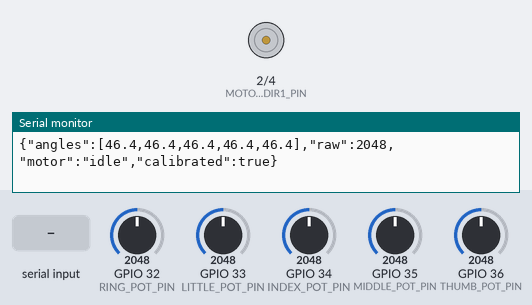
Bench run of a sketch on a simulated ESP32. Parts: motor-driver pin pairs drawn as motors (green arrow = first pin HIGH = forward, orange = second pin HIGH = backward, longer = more drive, scaled by the enable pin), the last lines printed to the serial monitor. Inputs (shaded band) come from the test bench; at power-on: GPIO 34 (INDEX_POT_PIN) = 2048, GPIO 32 (RING_POT_PIN) = 2048, GPIO 33 (LITTLE_POT_PIN) = 2048, GPIO 35 (MIDDLE_POT_PIN) = 2048, GPIO 36 (THUMB_POT_PIN) = 2048 (analog values on the 0–4095 scale).

Above: at 1.2 s.
1.3 s: "OPEN\n" received over Serial
At 1.8 s:
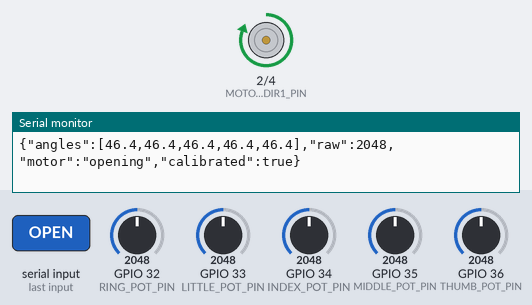
4.3 s: "CLOSE\n" received over Serial
At 5.3 s:
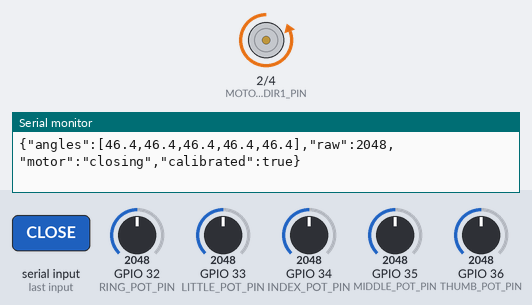
7.3 s: "GOTO:\n" received over Serial
At 8.5 s:
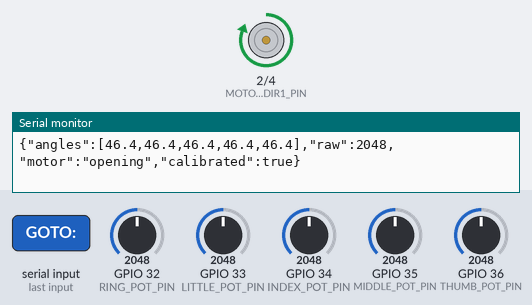
8.8 s: GPIO 34 (INDEX_POT_PIN) set to 460
At 10.1 s:
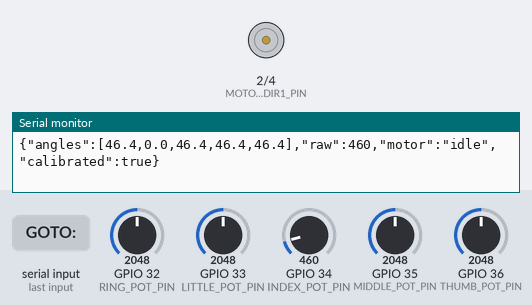
Timing chart, 0 to 11.3 s (numbered marks = the images above; inputs shaded):
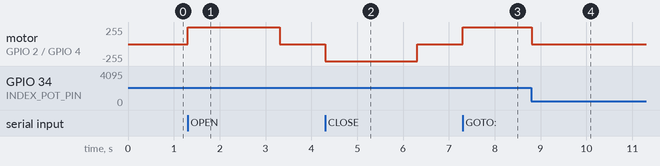

The sketch:

neurokinetics_glove.ino
```cpp
/*
  NEUROKINETICS - FIVE FINGER GLOVE
  ESP32 DevKit V1 + N20 motor driver + five potentiometers.

  Potentiometer pins (same as the user's bench-tested demo):
    Index GPIO34, Middle GPIO35, Ring GPIO32, Little GPIO33, Thumb GPIO36
  Motor driver: DIR1 GPIO2, DIR2 GPIO4, PWM GPIO5

  USB serial: 115200 baud. Emits one JSON object per line in the format
  expected by the NeuroKinetics web dashboard:
    {"angles":[thumb,index,middle,ring,little],"raw":1234,"motor":"idle","calibrated":true}
  Angles use the user's demo calibration range (ADC 500..3500 => 0..90 deg).

  Commands: OPEN, CLOSE (2-second safety jog), STOP, GOTO:45, PING.
  Motor is OFF at startup. Test the motor with the glove off the hand.
*/
#include <Arduino.h>
#include <math.h>

#define MOTOR_DIR1_PIN 2
#define MOTOR_DIR2_PIN 4
#define MOTOR_PWM_PIN 5
#define INDEX_POT_PIN 34
#define MIDDLE_POT_PIN 35
#define RING_POT_PIN 32
#define LITTLE_POT_PIN 33
#define THUMB_POT_PIN 36

static const int ADC_MIN = 500;
static const int ADC_MAX = 3500;
static const float MAX_ANGLE = 90.0f;
static const unsigned long JOG_MS = 2000;
static const unsigned long GOTO_TIMEOUT_MS = 4000;
static const unsigned long SAMPLE_MS = 20;
static const unsigned long STREAM_MS = 100;
static const int MOTOR_PWM_FREQ = 20000;
static const int MOTOR_PWM_RESOLUTION = 8;
static const int MOTOR_POWER = 255; // full 8-bit duty; keep motor unloaded for initial test

enum MotorMode { IDLE, OPENING, CLOSING, GOTO_OPENING, GOTO_CLOSING };
MotorMode motorMode = IDLE;
unsigned long moveStarted = 0, lastSample = 0, lastStream = 0;
float angles[5] = {0, 0, 0, 0, 0}; // [thumb,index,middle,ring,little]
int rawIndex = 0;
float targetAngle = 0;
char commandBuffer[40];
uint8_t commandLength = 0;

int readAverage(int pin) {
  uint32_t total = 0;
  for (int i = 0; i < 8; ++i) total += analogRead(pin);
  return (int)(total / 8);
}
float toAngle(int raw) {
  float a = ((float)(raw - ADC_MIN) / (float)(ADC_MAX - ADC_MIN)) * MAX_ANGLE;
  return constrain(a, 0.0f, MAX_ANGLE);
}
void motorStop() {
  ledcWrite(MOTOR_PWM_PIN, 0);
  digitalWrite(MOTOR_DIR1_PIN, LOW);
  digitalWrite(MOTOR_DIR2_PIN, LOW);
  motorMode = IDLE;
}
void motorOpen() {
  digitalWrite(MOTOR_DIR1_PIN, HIGH);
  digitalWrite(MOTOR_DIR2_PIN, LOW);
  ledcWrite(MOTOR_PWM_PIN, MOTOR_POWER);
  motorMode = OPENING;
  moveStarted = millis();
}
void motorClose() {
  digitalWrite(MOTOR_DIR1_PIN, LOW);
  digitalWrite(MOTOR_DIR2_PIN, HIGH);
  ledcWrite(MOTOR_PWM_PIN, MOTOR_POWER);
  motorMode = CLOSING;
  moveStarted = millis();
}
const char* motorText() {
  if (motorMode == OPENING || motorMode == GOTO_OPENING) return "opening";
  if (motorMode == CLOSING || motorMode == GOTO_CLOSING) return "closing";
  return "idle";
}
void sampleSensors() {
  int rawThumb = readAverage(THUMB_POT_PIN);
  rawIndex = readAverage(INDEX_POT_PIN);
  int rawMiddle = readAverage(MIDDLE_POT_PIN);
  int rawRing = readAverage(RING_POT_PIN);
  int rawLittle = readAverage(LITTLE_POT_PIN);
  angles[0] = toAngle(rawThumb);
  angles[1] = toAngle(rawIndex);
  angles[2] = toAngle(rawMiddle);
  angles[3] = toAngle(rawRing);
  angles[4] = toAngle(rawLittle);
}
void sendEvent(const char* eventName) {
  Serial.print("{\"event\":\""); Serial.print(eventName);
  Serial.print("\",\"angle\":"); Serial.print(angles[1], 1); Serial.println("}");
}
void streamReading() {
  Serial.print("{\"angles\":[");
  for (int i = 0; i < 5; ++i) { if (i) Serial.print(','); Serial.print(angles[i], 1); }
  Serial.print("],\"raw\":"); Serial.print(rawIndex);
  Serial.print(",\"motor\":\""); Serial.print(motorText());
  Serial.println("\",\"calibrated\":true}");
}
void startGoto(float target) {
  targetAngle = constrain(target, 0.0f, 90.0f);
  if (fabsf(targetAngle - angles[1]) < 0.8f) { motorStop(); sendEvent("REACHED"); return; }
  if (targetAngle > angles[1]) {
    motorClose(); motorMode = GOTO_CLOSING;
  } else {
    motorOpen(); motorMode = GOTO_OPENING;
  }
}
void handleCommand(char* cmd) {
  if (!strcmp(cmd, "STOP")) { motorStop(); sendEvent("STOPPED"); }
  else if (!strcmp(cmd, "OPEN")) motorOpen();
  else if (!strcmp(cmd, "CLOSE")) motorClose();
  else if (!strcmp(cmd, "PING")) { sampleSensors(); sendEvent("PONG"); }
  else if (!strncmp(cmd, "GOTO:", 5)) startGoto(atof(cmd + 5));
  else sendEvent("UNKNOWN_COMMAND");
}
void readCommands() {
  while (Serial.available()) {
    char c = (char)Serial.read();
    if (c == '\r') continue;
    if (c == '\n') {
      commandBuffer[commandLength] = '\0';
      if (commandLength) handleCommand(commandBuffer);
      commandLength = 0;
    } else if (commandLength < sizeof(commandBuffer) - 1) commandBuffer[commandLength++] = c;
    else commandLength = 0;
  }
}
void updateMotor() {
  if (motorMode == IDLE) return;
  unsigned long elapsed = millis() - moveStarted;
  if (motorMode == OPENING || motorMode == CLOSING) {
    if (elapsed >= JOG_MS) { motorStop(); sendEvent("JOG_DONE"); }
  } else {
    bool closing = motorMode == GOTO_CLOSING;
    bool reached = closing ? angles[1] >= targetAngle - 0.8f : angles[1] <= targetAngle + 0.8f;
    if (reached) { motorStop(); sendEvent("REACHED"); }
    else if (elapsed >= GOTO_TIMEOUT_MS) { motorStop(); sendEvent("TIMEOUT"); }
  }
}
void setup() {
  Serial.begin(115200);
  pinMode(MOTOR_DIR1_PIN, OUTPUT);
  pinMode(MOTOR_DIR2_PIN, OUTPUT);
  pinMode(MOTOR_PWM_PIN, OUTPUT);
  pinMode(INDEX_POT_PIN, INPUT);
  pinMode(MIDDLE_POT_PIN, INPUT);
  pinMode(RING_POT_PIN, INPUT);
  pinMode(LITTLE_POT_PIN, INPUT);
  pinMode(THUMB_POT_PIN, INPUT);
  analogReadResolution(12);
  if (!ledcAttach(MOTOR_PWM_PIN, MOTOR_PWM_FREQ, MOTOR_PWM_RESOLUTION)) {
    Serial.println("{\"event\":\"PWM_INIT_FAILED\"}");
    while (true) { digitalWrite(MOTOR_DIR1_PIN, LOW); digitalWrite(MOTOR_DIR2_PIN, LOW); delay(100); }
  }
  motorStop();
  sampleSensors();
  Serial.println("{\"event\":\"READY\"}");
}
void loop() {
  readCommands();
  unsigned long now = millis();
  if (now - lastSample >= SAMPLE_MS) {
    lastSample = now;
    sampleSensors();
    updateMotor();
  }
  if (now - lastStream >= STREAM_MS) {
    lastStream = now;
    streamReading();
  }
}
```

Measured:
- after the input at 1.3 s, motor on GPIO 2 (MOTOR_DIR1_PIN) / GPIO 4 (MOTOR_DIR2_PIN): stopped → forward 255/255 at once, → stopped 2.0 s later
- after the input at 4.3 s, motor on GPIO 2 (MOTOR_DIR1_PIN) / GPIO 4 (MOTOR_DIR2_PIN): stopped → backward 255/255 at once, → stopped 2.0 s later
- after the input at 7.3 s, motor on GPIO 2 (MOTOR_DIR1_PIN) / GPIO 4 (MOTOR_DIR2_PIN): stopped → forward 255/255 at once
- after the input at 8.8 s, motor on GPIO 2 (MOTOR_DIR1_PIN) / GPIO 4 (MOTOR_DIR2_PIN): forward 255/255 → stopped at once
